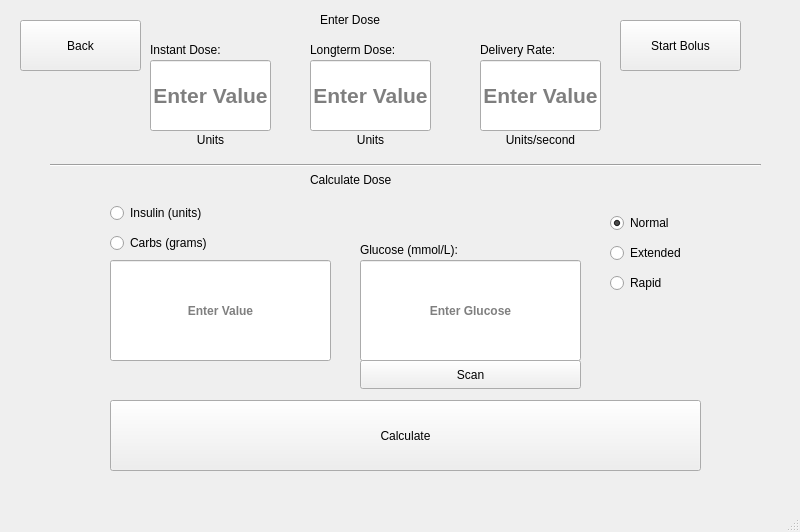
<?xml version="1.0" encoding="UTF-8"?>
<ui version="4.0">
 <class>MainWindow</class>
 <widget class="QMainWindow" name="MainWindow">
  <property name="geometry">
   <rect>
    <x>0</x>
    <y>0</y>
    <width>800</width>
    <height>532</height>
   </rect>
  </property>
  <property name="windowTitle">
   <string>MainWindow</string>
  </property>
  <widget class="QWidget" name="centralwidget">
   <widget class="QStackedWidget" name="stackedWidget">
    <property name="geometry">
     <rect>
      <x>0</x>
      <y>0</y>
      <width>791</width>
      <height>501</height>
     </rect>
    </property>
    <property name="currentIndex">
     <number>4</number>
    </property>
    <widget class="QWidget" name="Page1">
     <widget class="QPushButton" name="createProfile">
      <property name="geometry">
       <rect>
        <x>260</x>
        <y>420</y>
        <width>141</width>
        <height>41</height>
       </rect>
      </property>
      <property name="text">
       <string>Create new Profile</string>
      </property>
     </widget>
     <widget class="QLabel" name="profileLabel">
      <property name="geometry">
       <rect>
        <x>300</x>
        <y>10</y>
        <width>151</width>
        <height>51</height>
       </rect>
      </property>
      <property name="font">
       <font>
        <family>DejaVu Sans</family>
        <pointsize>20</pointsize>
        <bold>true</bold>
       </font>
      </property>
      <property name="text">
       <string>Profiles:</string>
      </property>
     </widget>
     <widget class="QPushButton" name="Start">
      <property name="geometry">
       <rect>
        <x>60</x>
        <y>420</y>
        <width>101</width>
        <height>51</height>
       </rect>
      </property>
      <property name="text">
       <string>Start</string>
      </property>
     </widget>
     <widget class="QWidget" name="profiles" native="true">
      <property name="geometry">
       <rect>
        <x>49</x>
        <y>59</y>
        <width>681</width>
        <height>361</height>
       </rect>
      </property>
      <widget class="QWidget" name="verticalLayoutWidget">
       <property name="geometry">
        <rect>
         <x>10</x>
         <y>10</y>
         <width>651</width>
         <height>341</height>
        </rect>
       </property>
       <layout class="QVBoxLayout" name="profileLayout">
        <property name="spacing">
         <number>5</number>
        </property>
       </layout>
      </widget>
     </widget>
     <widget class="QPushButton" name="updateProfile">
      <property name="geometry">
       <rect>
        <x>570</x>
        <y>420</y>
        <width>161</width>
        <height>41</height>
       </rect>
      </property>
      <property name="text">
       <string>Read Or Update Profile</string>
      </property>
     </widget>
     <widget class="QPushButton" name="deleteProfile">
      <property name="geometry">
       <rect>
        <x>430</x>
        <y>420</y>
        <width>111</width>
        <height>41</height>
       </rect>
      </property>
      <property name="text">
       <string>Delete Profile</string>
      </property>
     </widget>
    </widget>
    <widget class="QWidget" name="Page2">
     <widget class="QLabel" name="label">
      <property name="geometry">
       <rect>
        <x>40</x>
        <y>40</y>
        <width>251</width>
        <height>41</height>
       </rect>
      </property>
      <property name="font">
       <font>
        <family>DejaVu Sans</family>
        <pointsize>20</pointsize>
        <bold>true</bold>
       </font>
      </property>
      <property name="text">
       <string>Create a Profile:</string>
      </property>
     </widget>
     <widget class="QLineEdit" name="ProfileName">
      <property name="geometry">
       <rect>
        <x>210</x>
        <y>100</y>
        <width>141</width>
        <height>31</height>
       </rect>
      </property>
     </widget>
     <widget class="QLabel" name="label_2">
      <property name="geometry">
       <rect>
        <x>80</x>
        <y>100</y>
        <width>131</width>
        <height>41</height>
       </rect>
      </property>
      <property name="font">
       <font>
        <family>DejaVu Sans</family>
        <pointsize>11</pointsize>
       </font>
      </property>
      <property name="text">
       <string>Profile Name:</string>
      </property>
     </widget>
     <widget class="QLabel" name="label_3">
      <property name="geometry">
       <rect>
        <x>80</x>
        <y>150</y>
        <width>131</width>
        <height>41</height>
       </rect>
      </property>
      <property name="font">
       <font>
        <family>DejaVu Sans</family>
        <pointsize>11</pointsize>
       </font>
      </property>
      <property name="text">
       <string>Basal Rates:</string>
      </property>
     </widget>
     <widget class="QLabel" name="label_4">
      <property name="geometry">
       <rect>
        <x>20</x>
        <y>200</y>
        <width>151</width>
        <height>41</height>
       </rect>
      </property>
      <property name="font">
       <font>
        <family>DejaVu Sans</family>
        <pointsize>11</pointsize>
       </font>
      </property>
      <property name="text">
       <string>Carbohydrate Ratio:</string>
      </property>
     </widget>
     <widget class="QLabel" name="label_5">
      <property name="geometry">
       <rect>
        <x>40</x>
        <y>250</y>
        <width>141</width>
        <height>41</height>
       </rect>
      </property>
      <property name="font">
       <font>
        <family>DejaVu Sans</family>
        <pointsize>11</pointsize>
       </font>
      </property>
      <property name="text">
       <string>Correction Factor:</string>
      </property>
     </widget>
     <widget class="QLineEdit" name="BasalRates">
      <property name="geometry">
       <rect>
        <x>210</x>
        <y>150</y>
        <width>141</width>
        <height>31</height>
       </rect>
      </property>
     </widget>
     <widget class="QLineEdit" name="CorrectionFactor">
      <property name="geometry">
       <rect>
        <x>210</x>
        <y>250</y>
        <width>141</width>
        <height>31</height>
       </rect>
      </property>
     </widget>
     <widget class="QLineEdit" name="Carbohydrate">
      <property name="geometry">
       <rect>
        <x>210</x>
        <y>200</y>
        <width>141</width>
        <height>31</height>
       </rect>
      </property>
     </widget>
     <widget class="QPushButton" name="SubmitForm">
      <property name="geometry">
       <rect>
        <x>160</x>
        <y>390</y>
        <width>101</width>
        <height>31</height>
       </rect>
      </property>
      <property name="text">
       <string>Submit</string>
      </property>
     </widget>
     <widget class="QLabel" name="label_7">
      <property name="geometry">
       <rect>
        <x>90</x>
        <y>300</y>
        <width>91</width>
        <height>41</height>
       </rect>
      </property>
      <property name="font">
       <font>
        <family>DejaVu Sans</family>
        <pointsize>11</pointsize>
       </font>
      </property>
      <property name="text">
       <string>Profile Pin:</string>
      </property>
     </widget>
     <widget class="QLineEdit" name="Pin">
      <property name="geometry">
       <rect>
        <x>210</x>
        <y>310</y>
        <width>141</width>
        <height>31</height>
       </rect>
      </property>
     </widget>
    </widget>
    <widget class="QWidget" name="page3">
     <widget class="QLabel" name="label_19">
      <property name="geometry">
       <rect>
        <x>70</x>
        <y>90</y>
        <width>111</width>
        <height>41</height>
       </rect>
      </property>
      <property name="font">
       <font>
        <family>DejaVu Sans</family>
        <pointsize>11</pointsize>
       </font>
      </property>
      <property name="text">
       <string>Profile Name:</string>
      </property>
     </widget>
     <widget class="QLabel" name="label_20">
      <property name="geometry">
       <rect>
        <x>80</x>
        <y>140</y>
        <width>101</width>
        <height>41</height>
       </rect>
      </property>
      <property name="font">
       <font>
        <family>DejaVu Sans</family>
        <pointsize>11</pointsize>
       </font>
      </property>
      <property name="text">
       <string>Basal Rates:</string>
      </property>
     </widget>
     <widget class="QLabel" name="label_21">
      <property name="geometry">
       <rect>
        <x>20</x>
        <y>190</y>
        <width>151</width>
        <height>41</height>
       </rect>
      </property>
      <property name="font">
       <font>
        <family>DejaVu Sans</family>
        <pointsize>11</pointsize>
       </font>
      </property>
      <property name="text">
       <string>Carbohydrate Ratio:</string>
      </property>
     </widget>
     <widget class="QLabel" name="label_22">
      <property name="geometry">
       <rect>
        <x>40</x>
        <y>260</y>
        <width>141</width>
        <height>41</height>
       </rect>
      </property>
      <property name="font">
       <font>
        <family>DejaVu Sans</family>
        <pointsize>11</pointsize>
       </font>
      </property>
      <property name="text">
       <string>Correction Factor:</string>
      </property>
     </widget>
     <widget class="QLabel" name="label_23">
      <property name="geometry">
       <rect>
        <x>100</x>
        <y>330</y>
        <width>91</width>
        <height>41</height>
       </rect>
      </property>
      <property name="font">
       <font>
        <family>DejaVu Sans</family>
        <pointsize>11</pointsize>
       </font>
      </property>
      <property name="text">
       <string>Profile Pin:</string>
      </property>
     </widget>
     <widget class="QLabel" name="label_24">
      <property name="geometry">
       <rect>
        <x>80</x>
        <y>30</y>
        <width>301</width>
        <height>41</height>
       </rect>
      </property>
      <property name="font">
       <font>
        <family>DejaVu Sans</family>
        <pointsize>20</pointsize>
        <bold>true</bold>
       </font>
      </property>
      <property name="text">
       <string>Update the Profile:</string>
      </property>
     </widget>
     <widget class="QLineEdit" name="ProfileName2">
      <property name="geometry">
       <rect>
        <x>220</x>
        <y>90</y>
        <width>141</width>
        <height>31</height>
       </rect>
      </property>
     </widget>
     <widget class="QLineEdit" name="BasalRates2">
      <property name="geometry">
       <rect>
        <x>220</x>
        <y>140</y>
        <width>141</width>
        <height>31</height>
       </rect>
      </property>
     </widget>
     <widget class="QLineEdit" name="Carbohydrate2">
      <property name="geometry">
       <rect>
        <x>220</x>
        <y>190</y>
        <width>141</width>
        <height>31</height>
       </rect>
      </property>
     </widget>
     <widget class="QLineEdit" name="CorrectionFactor2">
      <property name="geometry">
       <rect>
        <x>220</x>
        <y>260</y>
        <width>141</width>
        <height>31</height>
       </rect>
      </property>
     </widget>
     <widget class="QLineEdit" name="Pin2">
      <property name="geometry">
       <rect>
        <x>220</x>
        <y>330</y>
        <width>141</width>
        <height>31</height>
       </rect>
      </property>
     </widget>
     <widget class="QPushButton" name="Update">
      <property name="geometry">
       <rect>
        <x>130</x>
        <y>400</y>
        <width>101</width>
        <height>31</height>
       </rect>
      </property>
      <property name="text">
       <string>Update</string>
      </property>
     </widget>
    </widget>
    <widget class="QWidget" name="page4">
     <widget class="QChartView" name="chartContainer">
      <property name="geometry">
       <rect>
        <x>0</x>
        <y>50</y>
        <width>571</width>
        <height>331</height>
       </rect>
      </property>
      <property name="maximumSize">
       <size>
        <width>581</width>
        <height>16777215</height>
       </size>
      </property>
      <property name="frameShape">
       <enum>QFrame::Shape::StyledPanel</enum>
      </property>
      <property name="frameShadow">
       <enum>QFrame::Shadow::Raised</enum>
      </property>
     </widget>
     <widget class="QLabel" name="label_8">
      <property name="geometry">
       <rect>
        <x>10</x>
        <y>30</y>
        <width>141</width>
        <height>16</height>
       </rect>
      </property>
      <property name="text">
       <string>STATE: Maintains</string>
      </property>
     </widget>
     <widget class="QToolButton" name="toolButton">
      <property name="geometry">
       <rect>
        <x>10</x>
        <y>410</y>
        <width>181</width>
        <height>41</height>
       </rect>
      </property>
      <property name="text">
       <string>OPTIONS</string>
      </property>
      <property name="checkable">
       <bool>false</bool>
      </property>
     </widget>
     <widget class="QToolButton" name="toolButton_2">
      <property name="geometry">
       <rect>
        <x>220</x>
        <y>410</y>
        <width>241</width>
        <height>41</height>
       </rect>
      </property>
      <property name="text">
       <string>BOLUS</string>
      </property>
     </widget>
     <widget class="QLabel" name="label_9">
      <property name="geometry">
       <rect>
        <x>530</x>
        <y>20</y>
        <width>111</width>
        <height>16</height>
       </rect>
      </property>
      <property name="text">
       <string>PUMP STATUS: B</string>
      </property>
     </widget>
     <widget class="QProgressBar" name="progressBar">
      <property name="geometry">
       <rect>
        <x>660</x>
        <y>20</y>
        <width>118</width>
        <height>23</height>
       </rect>
      </property>
      <property name="value">
       <number>100</number>
      </property>
     </widget>
     <widget class="QLabel" name="label_10">
      <property name="geometry">
       <rect>
        <x>20</x>
        <y>390</y>
        <width>141</width>
        <height>16</height>
       </rect>
      </property>
      <property name="text">
       <string>INSULIN ON BOARD:</string>
      </property>
     </widget>
     <widget class="QTimeEdit" name="timeEdit">
      <property name="geometry">
       <rect>
        <x>230</x>
        <y>10</y>
        <width>118</width>
        <height>22</height>
       </rect>
      </property>
     </widget>
     <widget class="QDateEdit" name="dateEdit">
      <property name="geometry">
       <rect>
        <x>360</x>
        <y>10</y>
        <width>110</width>
        <height>22</height>
       </rect>
      </property>
     </widget>
     <widget class="QFrame" name="frame">
      <property name="geometry">
       <rect>
        <x>620</x>
        <y>219</y>
        <width>151</width>
        <height>161</height>
       </rect>
      </property>
      <property name="frameShape">
       <enum>QFrame::Shape::StyledPanel</enum>
      </property>
      <property name="frameShadow">
       <enum>QFrame::Shadow::Raised</enum>
      </property>
      <widget class="QLabel" name="label_6">
       <property name="geometry">
        <rect>
         <x>60</x>
         <y>10</y>
         <width>31</width>
         <height>61</height>
        </rect>
       </property>
       <property name="font">
        <font>
         <pointsize>30</pointsize>
        </font>
       </property>
       <property name="text">
        <string>3</string>
       </property>
       <property name="textFormat">
        <enum>Qt::TextFormat::RichText</enum>
       </property>
      </widget>
      <widget class="QLabel" name="label_11">
       <property name="geometry">
        <rect>
         <x>40</x>
         <y>70</y>
         <width>58</width>
         <height>41</height>
        </rect>
       </property>
       <property name="font">
        <font>
         <pointsize>30</pointsize>
        </font>
       </property>
       <property name="text">
        <string>HRS</string>
       </property>
      </widget>
     </widget>
     <widget class="QProgressBar" name="barBattery">
      <property name="geometry">
       <rect>
        <x>70</x>
        <y>0</y>
        <width>118</width>
        <height>23</height>
       </rect>
      </property>
      <property name="value">
       <number>100</number>
      </property>
     </widget>
     <widget class="QLabel" name="label_12">
      <property name="geometry">
       <rect>
        <x>10</x>
        <y>0</y>
        <width>63</width>
        <height>20</height>
       </rect>
      </property>
      <property name="text">
       <string>Battery:</string>
      </property>
     </widget>
     <widget class="QLabel" name="label_13">
      <property name="geometry">
       <rect>
        <x>220</x>
        <y>450</y>
        <width>81</width>
        <height>20</height>
       </rect>
      </property>
      <property name="text">
       <string>Remaining:</string>
      </property>
     </widget>
     <widget class="QPushButton" name="btnStopBolus">
      <property name="enabled">
       <bool>false</bool>
      </property>
      <property name="geometry">
       <rect>
        <x>402</x>
        <y>450</y>
        <width>61</width>
        <height>29</height>
       </rect>
      </property>
      <property name="text">
       <string>Cancel</string>
      </property>
     </widget>
     <widget class="QLabel" name="lblRemainingBolus">
      <property name="geometry">
       <rect>
        <x>310</x>
        <y>450</y>
        <width>81</width>
        <height>20</height>
       </rect>
      </property>
      <property name="text">
       <string/>
      </property>
     </widget>
     <widget class="QLabel" name="lblRemainingOnboard">
      <property name="geometry">
       <rect>
        <x>180</x>
        <y>390</y>
        <width>81</width>
        <height>20</height>
       </rect>
      </property>
      <property name="text">
       <string/>
      </property>
     </widget>
    </widget>
    <widget class="QWidget" name="PageBolus">
     <widget class="QLineEdit" name="txtInsulinAmount">
      <property name="geometry">
       <rect>
        <x>110</x>
        <y>260</y>
        <width>221</width>
        <height>101</height>
       </rect>
      </property>
      <property name="font">
       <font>
        <bold>true</bold>
       </font>
      </property>
      <property name="alignment">
       <set>Qt::AlignmentFlag::AlignCenter</set>
      </property>
      <property name="placeholderText">
       <string>Enter Value</string>
      </property>
     </widget>
     <widget class="QLineEdit" name="txtGlucoseAmount">
      <property name="geometry">
       <rect>
        <x>360</x>
        <y>260</y>
        <width>221</width>
        <height>101</height>
       </rect>
      </property>
      <property name="font">
       <font>
        <bold>true</bold>
       </font>
      </property>
      <property name="alignment">
       <set>Qt::AlignmentFlag::AlignCenter</set>
      </property>
      <property name="placeholderText">
       <string>Enter Glucose</string>
      </property>
     </widget>
     <widget class="QPushButton" name="btnBolusBack">
      <property name="geometry">
       <rect>
        <x>20</x>
        <y>20</y>
        <width>121</width>
        <height>51</height>
       </rect>
      </property>
      <property name="text">
       <string>Back</string>
      </property>
      <property name="icon">
       <iconset theme="QIcon::ThemeIcon::WindowClose"/>
      </property>
     </widget>
     <widget class="QPushButton" name="btnBolusStart">
      <property name="geometry">
       <rect>
        <x>620</x>
        <y>20</y>
        <width>121</width>
        <height>51</height>
       </rect>
      </property>
      <property name="text">
       <string>Start Bolus</string>
      </property>
      <property name="icon">
       <iconset theme="QIcon::ThemeIcon::DocumentSend"/>
      </property>
     </widget>
     <widget class="QLineEdit" name="txtBolusInstant">
      <property name="geometry">
       <rect>
        <x>150</x>
        <y>60</y>
        <width>121</width>
        <height>71</height>
       </rect>
      </property>
      <property name="font">
       <font>
        <pointsize>16</pointsize>
        <bold>true</bold>
       </font>
      </property>
      <property name="alignment">
       <set>Qt::AlignmentFlag::AlignCenter</set>
      </property>
      <property name="placeholderText">
       <string>Enter Value</string>
      </property>
     </widget>
     <widget class="QLabel" name="label_8">
      <property name="geometry">
       <rect>
        <x>150</x>
        <y>40</y>
        <width>131</width>
        <height>20</height>
       </rect>
      </property>
      <property name="text">
       <string>Instant Dose:</string>
      </property>
     </widget>
     <widget class="QLabel" name="label_9">
      <property name="geometry">
       <rect>
        <x>150</x>
        <y>130</y>
        <width>121</width>
        <height>20</height>
       </rect>
      </property>
      <property name="text">
       <string>Units</string>
      </property>
      <property name="alignment">
       <set>Qt::AlignmentFlag::AlignCenter</set>
      </property>
     </widget>
     <widget class="QPushButton" name="btnScanGlucose">
      <property name="geometry">
       <rect>
        <x>360</x>
        <y>360</y>
        <width>221</width>
        <height>29</height>
       </rect>
      </property>
      <property name="text">
       <string>Scan</string>
      </property>
     </widget>
     <widget class="QLabel" name="label_10">
      <property name="geometry">
       <rect>
        <x>360</x>
        <y>240</y>
        <width>221</width>
        <height>20</height>
       </rect>
      </property>
      <property name="text">
       <string>Glucose (mmol/L):</string>
      </property>
     </widget>
     <widget class="QRadioButton" name="radUseInsulin">
      <property name="geometry">
       <rect>
        <x>110</x>
        <y>200</y>
        <width>141</width>
        <height>26</height>
       </rect>
      </property>
      <property name="text">
       <string>Insulin (units)</string>
      </property>
      <property name="checked">
       <bool>true</bool>
      </property>
     </widget>
     <widget class="QRadioButton" name="radUseCarbs">
      <property name="geometry">
       <rect>
        <x>110</x>
        <y>230</y>
        <width>151</width>
        <height>26</height>
       </rect>
      </property>
      <property name="text">
       <string>Carbs (grams)</string>
      </property>
     </widget>
     <widget class="QPushButton" name="btnBolusCalculate">
      <property name="geometry">
       <rect>
        <x>110</x>
        <y>400</y>
        <width>591</width>
        <height>71</height>
       </rect>
      </property>
      <property name="text">
       <string>Calculate</string>
      </property>
     </widget>
     <widget class="Line" name="line">
      <property name="geometry">
       <rect>
        <x>50</x>
        <y>150</y>
        <width>711</width>
        <height>31</height>
       </rect>
      </property>
      <property name="orientation">
       <enum>Qt::Orientation::Horizontal</enum>
      </property>
     </widget>
     <widget class="QLabel" name="label_14">
      <property name="geometry">
       <rect>
        <x>310</x>
        <y>40</y>
        <width>131</width>
        <height>20</height>
       </rect>
      </property>
      <property name="text">
       <string>Longterm Dose:</string>
      </property>
     </widget>
     <widget class="QLineEdit" name="txtBolusLongterm">
      <property name="geometry">
       <rect>
        <x>310</x>
        <y>60</y>
        <width>121</width>
        <height>71</height>
       </rect>
      </property>
      <property name="font">
       <font>
        <pointsize>16</pointsize>
        <bold>true</bold>
       </font>
      </property>
      <property name="alignment">
       <set>Qt::AlignmentFlag::AlignCenter</set>
      </property>
      <property name="placeholderText">
       <string>Enter Value</string>
      </property>
     </widget>
     <widget class="QLabel" name="label_15">
      <property name="geometry">
       <rect>
        <x>310</x>
        <y>130</y>
        <width>121</width>
        <height>20</height>
       </rect>
      </property>
      <property name="text">
       <string>Units</string>
      </property>
      <property name="alignment">
       <set>Qt::AlignmentFlag::AlignCenter</set>
      </property>
     </widget>
     <widget class="QLabel" name="label_16">
      <property name="geometry">
       <rect>
        <x>480</x>
        <y>40</y>
        <width>131</width>
        <height>20</height>
       </rect>
      </property>
      <property name="text">
       <string>Delivery Rate:</string>
      </property>
     </widget>
     <widget class="QLineEdit" name="txtBolusRate">
      <property name="geometry">
       <rect>
        <x>480</x>
        <y>60</y>
        <width>121</width>
        <height>71</height>
       </rect>
      </property>
      <property name="font">
       <font>
        <pointsize>16</pointsize>
        <bold>true</bold>
       </font>
      </property>
      <property name="alignment">
       <set>Qt::AlignmentFlag::AlignCenter</set>
      </property>
      <property name="placeholderText">
       <string>Enter Value</string>
      </property>
     </widget>
     <widget class="QLabel" name="label_17">
      <property name="geometry">
       <rect>
        <x>480</x>
        <y>130</y>
        <width>121</width>
        <height>20</height>
       </rect>
      </property>
      <property name="text">
       <string>Units/second</string>
      </property>
      <property name="alignment">
       <set>Qt::AlignmentFlag::AlignCenter</set>
      </property>
     </widget>
     <widget class="QRadioButton" name="radDeliveryNoraml">
      <property name="geometry">
       <rect>
        <x>610</x>
        <y>210</y>
        <width>112</width>
        <height>26</height>
       </rect>
      </property>
      <property name="text">
       <string>Normal</string>
      </property>
      <property name="checked">
       <bool>true</bool>
      </property>
      <attribute name="buttonGroup">
       <string notr="true">group2</string>
      </attribute>
     </widget>
     <widget class="QRadioButton" name="radDeliveryExtended">
      <property name="geometry">
       <rect>
        <x>610</x>
        <y>240</y>
        <width>112</width>
        <height>26</height>
       </rect>
      </property>
      <property name="text">
       <string>Extended</string>
      </property>
      <attribute name="buttonGroup">
       <string notr="true">group2</string>
      </attribute>
     </widget>
     <widget class="QRadioButton" name="radDeliveryRapid">
      <property name="geometry">
       <rect>
        <x>610</x>
        <y>270</y>
        <width>112</width>
        <height>26</height>
       </rect>
      </property>
      <property name="text">
       <string>Rapid</string>
      </property>
      <attribute name="buttonGroup">
       <string notr="true">group2</string>
      </attribute>
     </widget>
     <widget class="QLabel" name="label_18">
      <property name="geometry">
       <rect>
        <x>310</x>
        <y>170</y>
        <width>221</width>
        <height>20</height>
       </rect>
      </property>
      <property name="text">
       <string>Calculate Dose</string>
      </property>
     </widget>
     <widget class="QLabel" name="label_25">
      <property name="geometry">
       <rect>
        <x>320</x>
        <y>10</y>
        <width>221</width>
        <height>20</height>
       </rect>
      </property>
      <property name="text">
       <string>Enter Dose</string>
      </property>
     </widget>
    </widget>
   </widget>
  </widget>
  <widget class="QMenuBar" name="menubar">
   <property name="geometry">
    <rect>
     <x>0</x>
     <y>0</y>
     <width>800</width>
     <height>25</height>
    </rect>
   </property>
  </widget>
  <widget class="QStatusBar" name="statusbar"/>
 </widget>
 <customwidgets>
  <customwidget>
   <class>QChartView</class>
   <extends>QFrame</extends>
   <header>QtCharts/QChartView</header>
   <container>1</container>
  </customwidget>
 </customwidgets>
 <resources/>
 <connections/>
 <buttongroups>
  <buttongroup name="group2"/>
 </buttongroups>
</ui>
